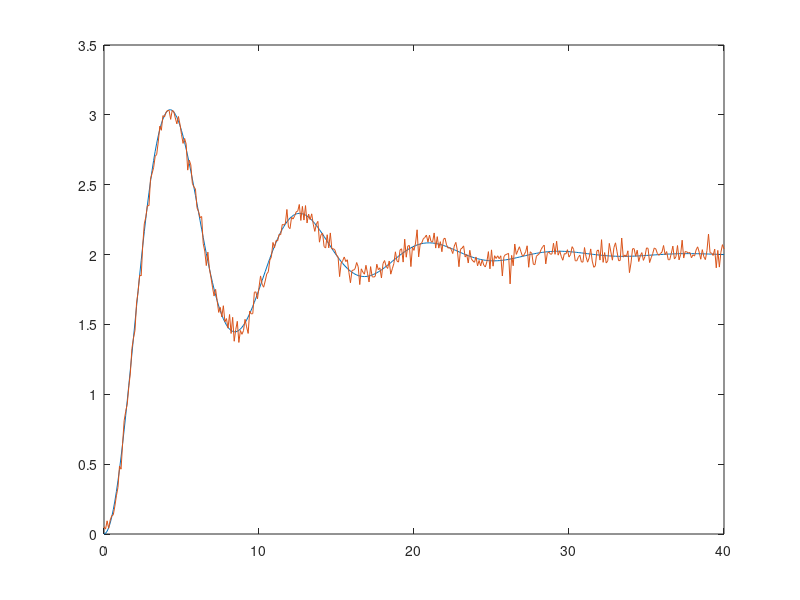

Write MATLAB code to recreate this figure. (Note: this script raises an error after producing the figure.)
clc;
clear all;

%% Model
num=[1 2];
den=[1 2 1.1 1];
Mytf=tf(num,den);
roots(num);
roots(den);
Ts=0.1;
t=0:Ts:40;
t=t';
len1=length(t);

%% generate data step response
y=step(Mytf,t);
ynoisy=y+0.05*randn(len1,1);
save dataTemp.mat t Ts y ynoisy;
figure(1)
plot(t,y,t,ynoisy)

%% generate data frequency response
freq = logspace(-2,1,150);
len2=length(freq);
[mag,phase] = bode(tf(num,den),freq);
data = frd(mag.*exp(1j*phase*pi/180),freq);

noise=0.05*randn(len2,1);
for i=1:len2
    Mymag(i)=mag(:,:,i);
    MyPhase(i)=phase(:,:,i);
    if i<len2-110
        magNoisy(i)=mag(:,:,i)+noise(i)/5;
        PhaseNoisy(i)=phase(:,:,i)+20*noise(i);
    elseif i<len2-90
        magNoisy(i)=mag(:,:,i)+noise(i)/3;
        PhaseNoisy(i)=phase(:,:,i)+30*noise(i);
    elseif i<len2-60
        magNoisy(i)=mag(:,:,i)+noise(i)/3;
        PhaseNoisy(i)=phase(:,:,i)+50*noise(i);
    elseif i<len2-40
        magNoisy(i)=mag(:,:,i)+noise(i);
        PhaseNoisy(i)=phase(:,:,i)+100*noise(i);
    else
        magNoisy(i)=mag(:,:,i)+noise(i)/30;
        PhaseNoisy(i)=phase(:,:,i)+20*noise(i);
    end
end

dataNoisy = frd(magNoisy.*exp(1j*PhaseNoisy*pi/180),freq);
save dataFreq.mat data dataNoisy;

figure(2)
bodeplot(data,'ob');
hold on;
bodeplot(dataNoisy,'xr');

figure(3)
subplot(2,1,1)
grid on;
loglog(freq,Mymag)
hold on;
loglog(freq,magNoisy)

subplot(2,1,2)
grid on;
semilogx(freq,MyPhase)
hold on;
semilogx(freq,PhaseNoisy)
